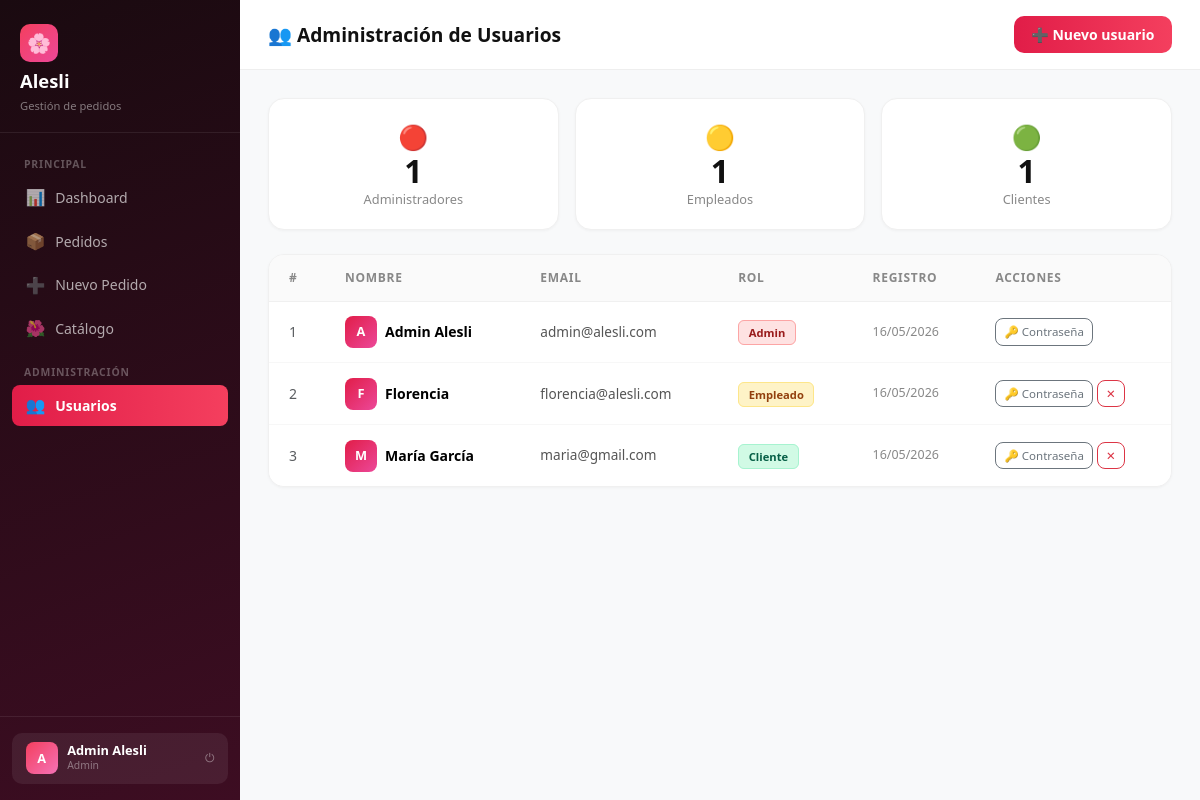
The app's page /ALESLI/admin.php (signed in) with its own data.
### tables this page shows
CREATE TABLE usuarios (
            id INTEGER PRIMARY KEY AUTOINCREMENT,
            nombre TEXT NOT NULL,
            email TEXT UNIQUE NOT NULL,
            password_hash TEXT NOT NULL,
            rol TEXT NOT NULL DEFAULT 'cliente',
            creado_en DATETIME DEFAULT CURRENT_TIMESTAMP
        );

### ALESLI/includes/db.php (called while the page is built, shortened)
<?php
function h(string $s): string {
    return htmlspecialchars($s, ENT_QUOTES, 'UTF-8');
}

### ALESLI/admin.php (the view, shortened to what this page needs)
<?php
require_once __DIR__ . '/includes/db.php';
require_once __DIR__ . '/includes/auth.php';
require_once __DIR__ . '/includes/layout.php';
$user = requireRole('admin');
$pdo  = getDB();
$usuarios  = $pdo->query("SELECT id, nombre, email, rol, creado_en FROM usuarios ORDER BY id")->fetchAll();
$conteos   = $pdo->query("SELECT rol, COUNT(*) as n FROM usuarios GROUP BY rol")->fetchAll(PDO::FETCH_KEY_PAIR);
renderHead('Administración');
renderSidebar($user, 'admin');
?>
<div class="main-content">
    <div class="topbar">
        <h1>👥 Administración de Usuarios</h1>
        <button class="btn-rose" data-bs-toggle="modal" data-bs-target="#modalCrear">➕ Nuevo usuario</button>
    </div>
    <div class="page-body">
        <div class="row g-3 mb-4">
            <?php foreach ([['admin','🔴','Administradores'],['empleado','🟡','Empleados'],['cliente','🟢','Clientes']] as [$r,$ico,$label]): ?>
            <div class="col-4">
                <div class="stat-card text-center">
                    <div style="font-size:1.5rem"><?= $ico ?></div>
                    <div class="stat-val"><?= $conteos[$r] ?? 0 ?></div>
                    <div class="stat-label"><?= $label ?></div>
                </div>
            </div>
            <?php endforeach; ?>
        </div>
        <div class="table-card">
            <table class="table mb-0">
                <thead>
                    <tr><th>#</th><th>Nombre</th><th>Email</th><th>Rol</th><th>Registro</th><th>Acciones</th></tr>
                </thead>
                <tbody>
                <?php foreach ($usuarios as $u): ?>
                <tr>
                    <td class="text-muted"><?= $u['id'] ?></td>
                    <td>
                        <div class="d-flex align-items-center gap-2">
                            <div style="width:32px;height:32px;border-radius:8px;background:linear-gradient(135deg,#e11d48,#ec4899);display:flex;align-items:center;justify-content:center;color:#fff;font-weight:700;font-size:.8rem;flex-shrink:0">
                                <?= h(mb_strtoupper(mb_substr($u['nombre'], 0, 1))) ?>
                            </div>
                            <span class="fw-semibold"><?= h($u['nombre']) ?></span>
                        </div>
                    </td>
                    <td style="font-size:.85rem;color:#555"><?= h($u['email']) ?></td>
                    <td>
                        <span class="badge-<?= $u['rol']==='admin'?'cancelado':($u['rol']==='empleado'?'pendiente':'entregado') ?>" style="font-size:.7rem">
                            <?= ucfirst(h($u['rol'])) ?>
                        </span>
                    </td>
                    <td style="font-size:.78rem;color:#888"><?= date('d/m/Y', strtotime($u['creado_en'])) ?></td>
                    <td>
                        <div class="d-flex gap-1 flex-wrap">
                            <button class="btn btn-sm btn-outline-secondary rounded-3" style="font-size:.72rem"
                                data-bs-toggle="modal" data-bs-target="#modalPass"
                                onclick="setPassUid(<?= $u['id'] ?>, '<?= h(addslashes($u['nombre'])) ?>')">
                                🔑 Contraseña
                            </button>
                            <?php if ($u['id'] !== (int)$user['id']): ?>
                            <form method="POST" class="d-inline" onsubmit="return confirm('¿Eliminar a <?= h(addslashes($u['nombre'])) ?>?')">
                                <button type="submit" class="btn btn-sm btn-outline-danger rounded-3" style="font-size:.72rem">✕</button>
                            </form>
                            <?php endif; ?>
                        </div>
                    </td>
                </tr>
                <?php endforeach; ?>
                </tbody>
            </table>
        </div>
    </div>
</div>
<?php renderFoot(); ?>

### ALESLI/includes/layout.php (shortened to what this page needs)
<?php
function renderHead(string $title = 'Alesli'): void { ?>
<!DOCTYPE html>
<html lang="es">
<head>
    <link rel="stylesheet" href="https://cdn.jsdelivr.net/npm/bootstrap@5.3.3/dist/css/bootstrap.min.css">
    <link rel="stylesheet" href="/css/style.css">
</head>
<body>
<?php }
function renderSidebar(array $user, string $active = ''): void {
    $inicial = mb_strtoupper(mb_substr($user['nombre'], 0, 1));
    $rol = ucfirst($user['rol']);
?>
<aside class="sidebar">
    <div class="sidebar-brand">
        <div class="brand-icon">🌸</div>
        <h5>Alesli</h5>
        <small>Gestión de pedidos</small>
    </div>
    <nav class="sidebar-nav">
        <div class="nav-label">Principal</div>
        <a href="/dashboard.php" class="nav-link <?= $active==='dashboard' ? 'active' : '' ?>">
            <span class="icon">📊</span> Dashboard
        </a>
        <a href="/pedidos.php" class="nav-link <?= $active==='pedidos' ? 'active' : '' ?>">
            <span class="icon">📦</span> Pedidos
        </a>
        <a href="/nuevo-pedido.php" class="nav-link <?= $active==='nuevo-pedido' ? 'active' : '' ?>">
            <span class="icon">➕</span> Nuevo Pedido
        </a>
        <a href="/catalogo.php" class="nav-link <?= $active==='catalogo' ? 'active' : '' ?>">
            <span class="icon">🌺</span> Catálogo
        </a>
        <?php if ($user['rol'] === 'admin'): ?>
        <div class="nav-label mt-2">Administración</div>
        <a href="/admin.php" class="nav-link <?= $active==='admin' ? 'active' : '' ?>">
            <span class="icon">👥</span> Usuarios
        </a>
        <?php endif; ?>
    </nav>
    <div class="sidebar-footer">
        <div class="user-chip">
            <div class="avatar"><?= h($inicial) ?></div>
            <div>
                <div class="name"><?= h($user['nombre']) ?></div>
                <div class="role"><?= h($rol) ?></div>
            </div>
            <a href="/logout.php" title="Salir">⏻</a>
        </div>
    </div>
</aside>
<?php }
function renderFoot(): void { ?>
</body>
</html>
<?php }

### ALESLI/css/style.css (style rules this page uses)
:root { --rose-50: #fff1f2; --rose-100: #ffe4e6; --rose-200: #fecdd3; --rose-400: #fb7185; --rose-500: #f43f5e; --rose-600: #e11d48; --rose-700: #be123c; --pink-400: #f472b6; --pink-500: #ec4899; }
body { background: #f8f9fa; font-family: 'Segoe UI', system-ui, sans-serif; }
.sidebar { width: 240px; min-height: 100vh; background: linear-gradient(160deg, #1a0a10 0%, #3d0d22 100%); position: fixed; top: 0; left: 0; z-index: 100; display: flex; flex-direction: column; }
.sidebar-brand { padding: 1.5rem 1.25rem 1rem; border-bottom: 1px solid rgba(255,255,255,0.08); }
.sidebar-brand .brand-icon { width: 38px; height: 38px; background: linear-gradient(135deg, var(--rose-500), var(--pink-500)); border-radius: 10px; display: inline-flex; align-items: center; justify-content: center; font-size: 1.2rem; margin-bottom: .5rem; }
.sidebar-brand h5 { color: #fff; font-weight: 700; margin: 0; font-size: 1.15rem; }
.sidebar-brand small { color: rgba(255,255,255,0.45); font-size: .7rem; }
.sidebar-nav { padding: 1rem 0.75rem; flex: 1; }
.nav-label { font-size: .65rem; letter-spacing: .08em; text-transform: uppercase; color: rgba(255,255,255,0.3); padding: 0.5rem 0.75rem 0.25rem; font-weight: 600; }
.sidebar-nav .nav-link { color: rgba(255,255,255,0.65); border-radius: 8px; padding: 0.55rem 0.85rem; margin-bottom: 2px; font-size: .875rem; display: flex; align-items: center; gap: 0.6rem; transition: all .15s; }
.sidebar-nav .nav-link.active { background: linear-gradient(90deg, var(--rose-600), var(--rose-500)); color: #fff; font-weight: 600; }
.sidebar-nav .nav-link .icon { font-size: 1rem; }
.sidebar-footer { padding: 1rem .75rem; border-top: 1px solid rgba(255,255,255,0.08); }
.user-chip { background: rgba(255,255,255,0.07); border-radius: 10px; padding: .6rem .85rem; display: flex; align-items: center; gap: .6rem; }
.user-chip .avatar { width: 32px; height: 32px; background: linear-gradient(135deg, var(--rose-500), var(--pink-400)); border-radius: 8px; display: flex; align-items: center; justify-content: center; font-weight: 700; color: #fff; font-size: .8rem; flex-shrink: 0; }
.user-chip .name { color: #fff; font-size: .8rem; font-weight: 600; line-height: 1.2; }
.user-chip .role { color: rgba(255,255,255,.4); font-size: .65rem; }
.user-chip a { color: rgba(255,255,255,.4); font-size: .75rem; margin-left: auto; text-decoration: none; }
.main-content { margin-left: 240px; min-height: 100vh; }
.topbar { background: #fff; border-bottom: 1px solid #eee; padding: 1rem 1.75rem; display: flex; align-items: center; justify-content: space-between; }
.topbar h1 { font-size: 1.2rem; font-weight: 700; margin: 0; color: #111; }
.page-body { padding: 1.75rem; }
.stat-card { background: #fff; border-radius: 16px; padding: 1.25rem 1.5rem; border: 1px solid #f0f0f0; box-shadow: 0 1px 3px rgba(0,0,0,.04); transition: box-shadow .2s; }
.stat-card .stat-val { font-size: 2rem; font-weight: 800; color: #111; line-height: 1; }
.stat-card .stat-label { color: #888; font-size: .8rem; margin-top: .2rem; }
.table-card { background: #fff; border-radius: 16px; border: 1px solid #f0f0f0; box-shadow: 0 1px 3px rgba(0,0,0,.04); overflow: hidden; }
.table-card table { margin: 0; }
.table-card thead th { background: #fafafa; border-bottom: 1px solid #f0f0f0; font-size: .75rem; text-transform: uppercase; letter-spacing: .06em; color: #888; font-weight: 600; padding: .85rem 1.25rem; }
.table-card tbody td { padding: .9rem 1.25rem; vertical-align: middle; font-size: .875rem; border-bottom: 1px solid #f7f7f7; }
.table-card tbody tr:last-child td { border-bottom: none; }
.badge-pendiente { background: #fef3c7; color: #92400e; border: 1px solid #fde68a; border-radius: 6px; padding: .25rem .6rem; font-size: .72rem; font-weight: 600; }
.badge-entregado { background: #d1fae5; color: #065f46; border: 1px solid #a7f3d0; border-radius: 6px; padding: .25rem .6rem; font-size: .72rem; font-weight: 600; }
.badge-cancelado { background: #fee2e2; color: #991b1b; border: 1px solid #fca5a5; border-radius: 6px; padding: .25rem .6rem; font-size: .72rem; font-weight: 600; }
.btn-rose { background: linear-gradient(90deg, var(--rose-600), var(--rose-500)); color: #fff; border: none; border-radius: 10px; padding: .5rem 1.1rem; font-size: .875rem; font-weight: 600; cursor: pointer; transition: opacity .15s, transform .1s; display: inline-flex; align-items: center; gap: .4rem; }

### records on screen
usuarios: nombre "A", nombre "Admin Alesli", rol "Admin", id "1", email "admin@alesli.com", creado_en "16/05/2026"
usuarios: id "2", nombre "F", nombre "Florencia", email "florencia@alesli.com", rol "Empleado", creado_en "16/05/2026"
usuarios: id "3", nombre "M", nombre "María García", email "maria@gmail.com", rol "Cliente", creado_en "16/05/2026"

### other values on screen
$ico "🔴"
$conteos[$r] "1"
$label "Administradores"
$ico "🟡"
$label "Empleados"
$ico "🟢"
$label "Clientes"
